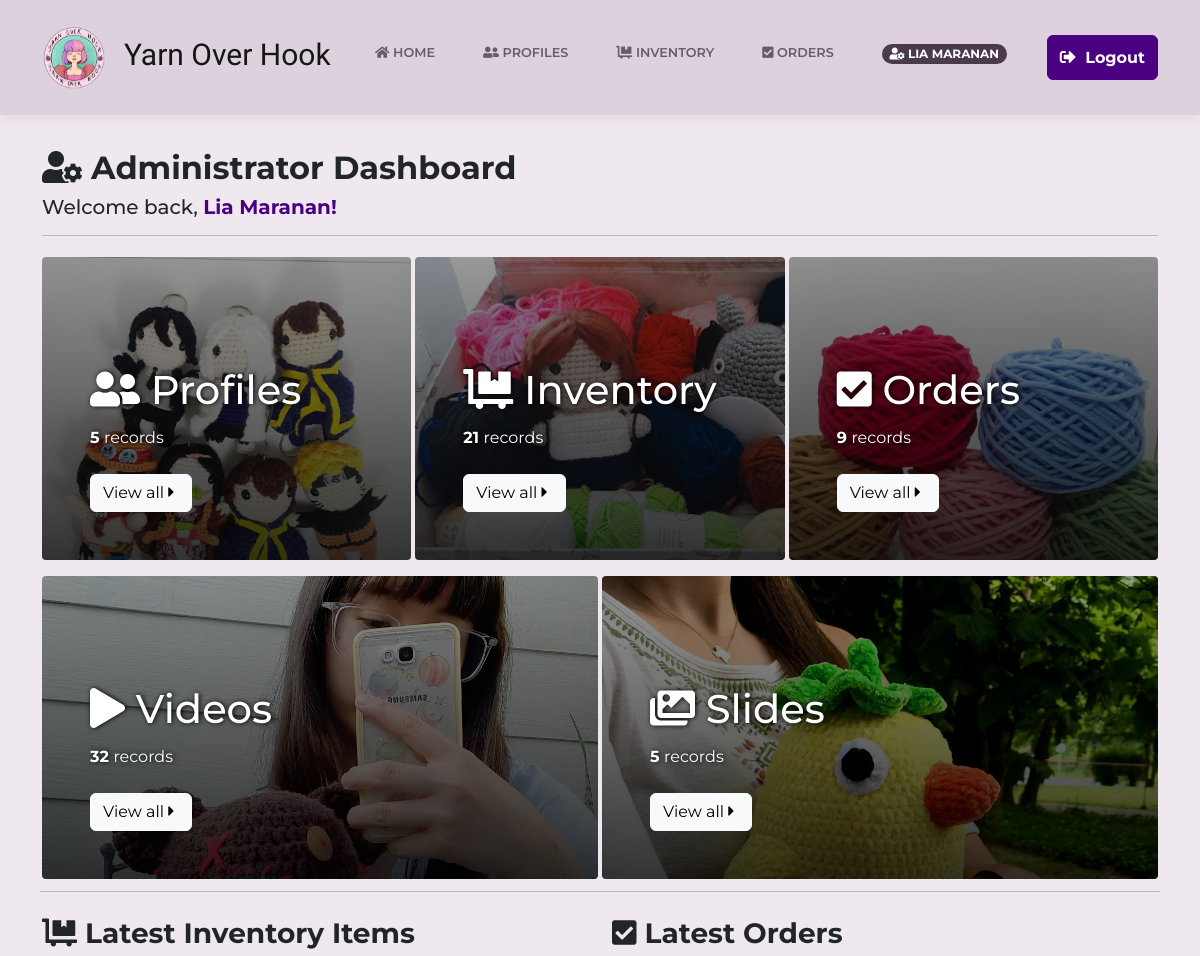
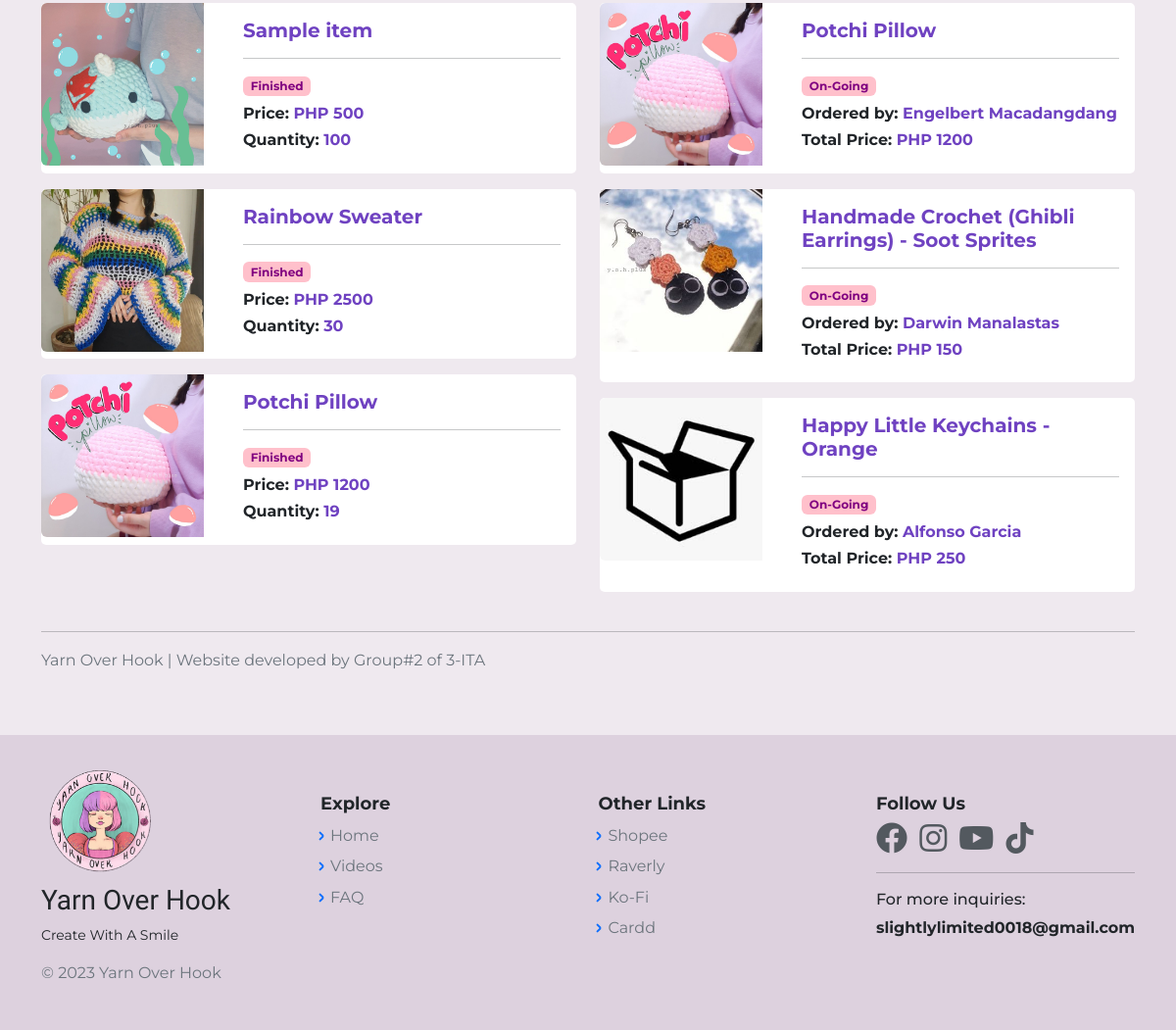
Screenshot of / (signed in) with the database file from the repository (2 pictures, top to bottom).
### tables this page shows
CREATE TABLE `inventory_db` (
  `id` bigint(20) NOT NULL,
  `ItemID` bigint(20) NOT NULL,
  `ItemName` varchar(100) NOT NULL,
  `ItemImg` varchar(255) NOT NULL,
  `ItemDesc` text NOT NULL,
  `ItemType` varchar(255) NOT NULL,
  `TypeID` int(11) NOT NULL,
  `ItemPrice` int(12) NOT NULL,
  `ItemQty` int(12) NOT NULL,
  `created_at` timestamp NOT NULL DEFAULT current_timestamp() ON UPDATE current_timestamp()
);

CREATE TABLE `orders_db` (
  `OrderID` bigint(20) NOT NULL,
  `ItemID` bigint(20) NOT NULL,
  `c_id` bigint(12) NOT NULL,
  `cust_status` int(11) NOT NULL DEFAULT 1,
  `OrderQty` int(11) NOT NULL,
  `OrderType` varchar(255) NOT NULL,
  `TypeID` int(11) NOT NULL,
  `OrderDate` timestamp NOT NULL DEFAULT current_timestamp() ON UPDATE current_timestamp(),
  `PaymentDue` date DEFAULT NULL,
  `OrderTotal` int(12) NOT NULL,
  `proof_img` varchar(255) NOT NULL,
  `p_mode` varchar(255) NOT NULL,
  `tracking_no` varchar(255) NOT NULL,
  `courier_id` varchar(255) NOT NULL,
  `pay_status` varchar(255) NOT NULL,
  `MaterialUsed` varchar(150) NOT NULL,
  `MaterialQty` int(20) NOT NULL
);

CREATE TABLE `cust_profile` (
  `id` bigint(20) NOT NULL,
  `c_id` bigint(12) NOT NULL,
  `c_name` varchar(60) NOT NULL,
  `c_label` varchar(255) NOT NULL,
  `region` varchar(60) NOT NULL,
  `city` varchar(60) NOT NULL,
  `street` varchar(60) NOT NULL,
  `barangay` varchar(60) NOT NULL,
  `phone_no` varchar(20) NOT NULL,
  `zip_code` int(12) NOT NULL,
  `unit_no` int(11) NOT NULL,
  `date` timestamp NOT NULL DEFAULT current_timestamp() ON UPDATE current_timestamp(),
  `address` varchar(150) NOT NULL,
  `login_id` bigint(12) NOT NULL,
  `unique_id` int(5) NOT NULL DEFAULT 1,
  `cust_status` int(1) NOT NULL DEFAULT 0
);

### index.php (called while the page is built)
<?php
	require 'HomePage.php';
?>

### views/admin_dashboard.php (the view, shortened to what this page needs)
<?php
    $profile_count = "SELECT COUNT(*) FROM cust_profile WHERE cust_status='1'";
    $result_prof = mysqli_query($con, $profile_count);
    $profiles = mysqli_fetch_array($result_prof)[0];
    $inventory_count = "SELECT COUNT(*) FROM inventory_db";
    $result_inv = mysqli_query($con, $inventory_count);
    $inventory = mysqli_fetch_array($result_inv)[0];
    $order_count = "SELECT COUNT(*) FROM orders_db";
    $result_order = mysqli_query($con, $order_count);
    $orders = mysqli_fetch_array($result_order)[0];
    $video_count = "SELECT COUNT(*) FROM videos";
    $result_vid = mysqli_query($con, $video_count);
    $videos = mysqli_fetch_array($result_vid)[0];
    $slide_count = "SELECT COUNT(*) FROM slides";
    $result_slide = mysqli_query($con, $slide_count);
    $slides = mysqli_fetch_array($result_slide)[0];
    $item_inv = "SELECT * FROM inventory_db ORDER BY ItemID DESC LIMIT 3";
	$result_inv2 = mysqli_query($con, $item_inv);
	$latest_inv = mysqli_fetch_all($result_inv2, MYSQLI_ASSOC);
    $item_order = "SELECT * FROM orders_db INNER JOIN inventory_db
    ON orders_db.ItemID = inventory_db.ItemID INNER JOIN cust_profile
    ON orders_db.c_id = cust_profile.c_id
    WHERE cust_profile.cust_status = '1' ORDER BY OrderID DESC LIMIT 3";
	$result_order2 = mysqli_query($con, $item_order);
	$latest_order = mysqli_fetch_all($result_order2, MYSQLI_ASSOC);
?>
<div class="container my-5">
    <div class="admin-welcome mt-3">
        <h2><strong> <i class="fas fa-user-cog"></i> Administrator Dashboard </strong></h2>
        <h5> Welcome back, <span style="color:indigo; font-weight:bold;"><?php echo $_SESSION['cust_name']; ?>!</h5><hr>
    </div>
    <div class="row justify-content-center g-1">
        <div class="col-md-4 my-2">
            <div class="h-100 p-5 text-white bg-dark rounded-1 yoh-card-ins" style="background-image: linear-gradient(to bottom, rgba(0,0,0,0.4) 0%,rgba(0,0,0,0.8) 100%), url('assets/img/dashboard/profiles.jpg');">
                <h1 class="pt-5 my-3 lh-1" style="text-shadow: #000 1px 0 5px;"><i class="fas fa-user-friends"></i> Profiles </h1>
                <p style="text-shadow: #000 1px 0 5px;"><strong> <?php echo $profiles ?> </strong> records</p>
                <a class="btn btn-light mt-2" href="CustomerProfileListAdmin.php" role="button">View all <i class="fas fa-caret-right"></i></a>
            </div>
        </div>
        <div class="col-md-4 my-2">
            <div class="h-100 p-5 text-white bg-dark rounded-1 yoh-card-ins" style="background-image: linear-gradient(to bottom, rgba(0,0,0,0.4) 0%,rgba(0,0,0,0.8) 100%), url('assets/img/dashboard/inventory.jpg');">
                <h1 class="pt-5 my-3 lh-1" style="text-shadow: #000 1px 0 5px;"><i class="fas fa-dolly-flatbed"></i> Inventory </h1>
                <p style="text-shadow: #000 1px 0 5px;"><strong> <?php echo $inventory ?> </strong>records</p>
                <a class="btn btn-light mt-2" href="Inventory.php" role="button">View all <i class="fas fa-caret-right"></i></a>
            </div>
        </div>
        <div class="col-md-4 my-2">
            <div class="h-100 p-5 text-white bg-dark rounded-1 yoh-card-ins" style="background-image: linear-gradient(to bottom, rgba(0,0,0,0.4) 0%,rgba(0,0,0,0.8) 100%), url('assets/img/dashboard/orders.jpg');">
                <h1 class="pt-5 my-3 lh-1" style="text-shadow: #000 1px 0 5px;"><i class="fas fa-check-square"></i> Orders </h1>
                <p style="text-shadow: #000 1px 0 5px;"><strong> <?php echo $orders ?> </strong> records</p>
                <a class="btn btn-light mt-2" href="OrdersAdminView.php" role="button">View all <i class="fas fa-caret-right"></i></a>
            </div>
        </div>
        <div class="col-md-6 my-2">
            <div class="h-100 p-5 text-white bg-dark rounded-1 yoh-card-ins" style="background-image: linear-gradient(to bottom, rgba(0,0,0,0.4) 0%,rgba(0,0,0,0.8) 100%), url('assets/img/dashboard/videos.jpg');">
                <h1 class="pt-5 my-3 lh-1" style="text-shadow: #000 1px 0 5px;"><i class="fas fa-play"></i> Videos </h1>
                <p style="text-shadow: #000 1px 0 5px;"><strong> <?php echo $videos ?> </strong> records</p>
                <a class="btn btn-light mt-2" href="VideosAdmin.php" role="button">View all <i class="fas fa-caret-right"></i></a>
            </div>
        </div>
        <div class="col-md-6 my-2">
            <div class="h-100 p-5 text-white bg-dark rounded-1 yoh-card-ins" style="background-image: linear-gradient(to bottom, rgba(0,0,0,0.4) 0%,rgba(0,0,0,0.8) 100%), url('assets/img/dashboard/slides.jpg');">
                <h1 class="pt-5 my-3 lh-1" style="text-shadow: #000 1px 0 5px;"><i class="fas fa-images"></i> Slides </h1>
                <p style="text-shadow: #000 1px 0 5px;"><strong> <?php echo $slides ?> </strong> records</p>
                <a class="btn btn-light mt-2" href="SlidesAdmin.php" role="button">View all <i class="fas fa-caret-right"></i></a>
            </div>
        </div><hr>
    </div>
    <div class="row justify-content-center">
        <div class="col-md-6 my-2">
            <h3><strong> <i class="fas fa-dolly-flatbed"></i> Latest Inventory Items </strong></h3>
            <?php foreach($latest_inv as $inv): ?>
            <div class="card">
                <div class="row">
                    <div class="col-md-4 col-4">
                        <a style="color:rgb(111,66,193);" href="InventoryItem.php?id=<?php echo $inv['ItemID']; ?>">
                            <div class="card-seg-thumbnail">
                                <img src="<?php echo $inv['ItemImg']; ?>" class="img-fluid rounded-start" title="<?php echo $inv['ItemName']; ?>" alt="<?php echo $inv['ItemName']; ?>">
                            </div>
                        </a>
                    </div>
                    <div class="col-md-8 col-8">
                        <div class="card-body">
                            <a style="color:rgb(111,66,193);font-weight:bold;text-decoration:none;" href="InventoryItem.php?id=<?php echo $inv['ItemID']; ?>"><h5 style="font-weight:bold;"><?php echo $inv['ItemName']; ?></h5></a><hr>
                            <h6 style="font-weight:bold;"><span class="badge" style="background-color:pink; border-color: pink; color:purple;"><?php echo $inv['ItemType']; ?></span></h6>
                            <h6 style="font-weight:bold;">Price:  <span style="color:rgb(111,66,193);"> PHP <?php echo $inv['ItemPrice']; ?></h6>
                            <h6 style="font-weight:bold;">Quantity: <span style="color:rgb(111,66,193);"><?php echo $inv['ItemQty']; ?></h6>
                        </div>
                    </div>
                </div>
            </div>
            <?php endforeach; ?>
        </div>
        <div class="col-md-6 my-2">
            <h3><strong> <i class="fas fa-check-square"></i> Latest Orders </strong></h3>
            <?php foreach($latest_order as $order): ?>
            <div class="card">
                <div class="row">
                    <div class="col-md-4 col-4">
                        <a style="color:rgb(111,66,193);font-weight:bold;text-decoration:none;" href="OrderPageAdmin.php?id=<?php echo $order['OrderID']; ?>">
                            <div class="card-seg-thumbnail">
                                <img src="<?php echo $order['ItemImg']; ?>" class="img-fluid rounded-start" title="<?php echo $order['ItemName']; ?>" alt="<?php echo $order['ItemName']; ?>">
                            </div>
                        </a>
                    </div>
                    <div class="col-md-8 col-8">
                        <div class="card-body">
                            <a style="color:rgb(111,66,193);font-weight:bold;text-decoration:none;" href="OrderPageAdmin.php?id=<?php echo $order['OrderID']; ?>"><h5 style="font-weight:bold;"><?php echo $order['ItemName']; ?></h5></a><hr>
                            <h6 style="font-weight:bold;"><span class="badge" style="background-color:pink; border-color: pink; color:purple;"><?php echo $order['OrderType']; ?></span></h6>
                            <h6 style="font-weight:bold;">Ordered by: <span style="color:rgb(111,66,193);"><?php echo $order['c_name']; ?></h6>
                            <h6 style="font-weight:bold;">Total Price:  <span style="color:rgb(111,66,193);"> PHP <?php echo $order['OrderTotal']; ?></h6>
                        </div>
                    </div>
                </div>
            </div>
            <?php endforeach; ?>
        </div>
    </div><hr>
    <p class="text-muted"> Yarn Over Hook | Website developed by Group#2 of 3-ITA </p>
</div>

### rows the page displays
inventory_db: ItemImg (picture), ItemName "Sample item", ItemType "Finished", ItemPrice "500", ItemQty "100"
inventory_db: ItemImg (picture), ItemName "Rainbow Sweater", ItemType "Finished", ItemPrice "2500", ItemQty "30"
inventory_db: ItemImg (picture), ItemName "Potchi Pillow", ItemType "Finished", ItemPrice "1200", ItemQty "19"
orders_db: inventory_db.ItemImg (picture), inventory_db.ItemName "Potchi Pillow", OrderType "On-Going", cust_profile.c_name "Engelbert Macadangdang", OrderTotal "1200"
orders_db: inventory_db.ItemImg (picture), inventory_db.ItemName "Handmade Crochet (Ghibli Earrings) - Soot Sprites", OrderType "On-Going", cust_profile.c_name "Darwin Manalastas", OrderTotal "150"
orders_db: inventory_db.ItemImg (placeholder picture), inventory_db.ItemName "Happy Little Keychains - Orange", OrderType "On-Going", cust_profile.c_name "Alfonso Garcia", OrderTotal "250"

### other values shown
$_SESSION['cust_name'] "LIA MARANAN"
$_SESSION['cust_name'] "Lia Maranan"
$profiles "5"
$inventory "21"
$orders "9"
$videos "32"
$slides "5"
